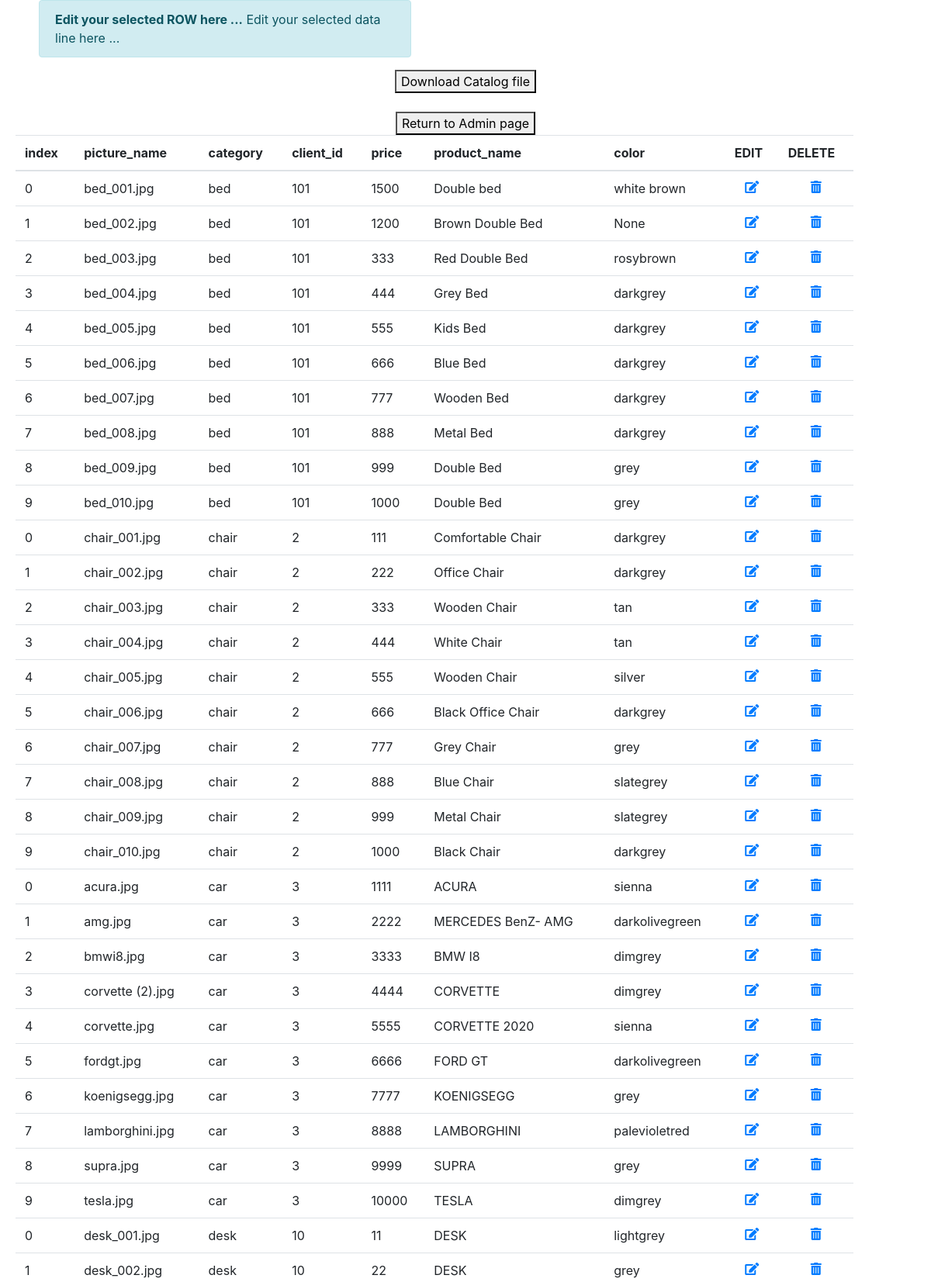
/query_edit (upper part), run on the app's committed database.
### tables this page shows
CREATE TABLE "data_table" (
"index" VARCHAR(256),
  "picture_name" VARCHAR(256),
  "category" VARCHAR(256),
  "client_id" VARCHAR(256),
  "price" VARCHAR(256),
  "product_name" VARCHAR(256),
  "color" VARCHAR(256)
);

### app.py (the view)
@app.route('/query_edit',methods = ['POST', 'GET']) #this is when user clicks edit link
def sql_editlink():
    if request.method == 'GET':
        elname = request.args.get('elname')
        efname = request.args.get('efname')
        eresults = sql_query2(''' SELECT * FROM data_table WHERE picture_name = ? and category = ?''', (efname,elname))
    results = sql_query(''' SELECT * FROM data_table''')
    return render_template('viewcsv.html', eresults=eresults, results=results)

### dbmodel/sqlquery.py (called while the page is built)
def sql_query(query):
    cur = conn.cursor()
    cur.execute(query)
    rows = cur.fetchall()
    return rows

def sql_query2(query,var):
    cur = conn.cursor()
    cur.execute(query,var)
    rows = cur.fetchall()
    return rows

### templates/viewcsv.html (shortened to what this page needs)
<html>
    <head>
         <link rel="stylesheet" href="https://use.fontawesome.com/releases/v5.1.0/css/all.css">
         <link rel="stylesheet" href="https://stackpath.bootstrapcdn.com/bootstrap/4.1.1/css/bootstrap.min.css">
    </head>
   <body>
    <div>
        {% block content %}
        {% if 'query_edit' in request.url %}
        <div style='margin-left: 50px; width: 40%;'>
        <div class="alert alert-info" role="alert">
         <strong>Edit your selected ROW here ...</strong> Edit your selected data line here ...
        </div>
         {% endif %}
         {% endblock content %}
    </div>
    <div>
        <center>
            <button type="button" onclick="window.location.href='{{url_for('download')}}';">Download Catalog file</button>
            <br><br>
            <button type="button" onclick="window.location.href='{{ url_for( 'admin' ) }}';">Return to Admin page</button>
        </center>
    </div>
    <div>
        <table class = 'table table-hover' style = 'margin-left: 20px; width: 90%;'>
            <thead>
            <tr>
                <th>index</th>
                <th>picture_name</th>
                <th>category</th>
                <th>client_id</th>
                <th>price</th>
                <th>product_name</th>
                <th>color</th>
                <th>EDIT</th>
                <th>DELETE</th>
            </tr>
            </thead>
            {% for result in results %}
                <tr>
                    <td>{{result["index"]}}</td>
                    <td>{{result["picture_name"]}}</td>
                    <td>{{result['category']}}</td>
                    <td>{{result['client_id']}}</td>
                    <td>{{result['price']}}</td>
                    <td>{{result['product_name']}}</td>
                    <td>{{result['color']}}</td>
                    <td align="center"><a href = "{{ url_for('sql_editlink', efname=result['picture_name'], elname=result['category']) }}"><i class="fas fa-edit"></a></td>
                    <td align="center"><a href = "{{ url_for('sql_datadelete', fname=result['picture_name'], lname=result['category']) }}"><i class="fas fa-trash-alt"></a></td>
                </tr>
            {% endfor %}
        </table>
    </div>
   </body>
</html>

### data on the page
data_table: index "0", picture_name "bed_001.jpg", category "bed", client_id "101", price "1500", product_name "Double bed", color "white brown"
data_table: index "1", picture_name "bed_002.jpg", category "bed", client_id "101", price "1200", product_name "Brown Double Bed", color "None"
data_table: index "2", picture_name "bed_003.jpg", category "bed", client_id "101", price "333", product_name "Red Double Bed", color "rosybrown"
data_table: index "3", picture_name "bed_004.jpg", category "bed", client_id "101", price "444", product_name "Grey Bed", color "darkgrey"
data_table: index "4", picture_name "bed_005.jpg", category "bed", client_id "101", price "555", product_name "Kids Bed", color "darkgrey"
data_table: index "5", picture_name "bed_006.jpg", category "bed", client_id "101", price "666", product_name "Blue Bed", color "darkgrey"
data_table: index "6", picture_name "bed_007.jpg", category "bed", client_id "101", price "777", product_name "Wooden Bed", color "darkgrey"
data_table: index "7", picture_name "bed_008.jpg", category "bed", client_id "101", price "888", product_name "Metal Bed", color "darkgrey"
data_table: index "8", picture_name "bed_009.jpg", category "bed", client_id "101", price "999", product_name "Double Bed", color "grey"
data_table: index "9", picture_name "bed_010.jpg", category "bed", client_id "101", price "1000", product_name "Double Bed", color "grey"
data_table: index "0", picture_name "chair_001.jpg", category "chair", client_id "2", price "111", product_name "Comfortable Chair", color "darkgrey"
data_table: index "1", picture_name "chair_002.jpg", category "chair", client_id "2", price "222", product_name "Office Chair", color "darkgrey"
data_table: index "2", picture_name "chair_003.jpg", category "chair", client_id "2", price "333", product_name "Wooden Chair", color "tan"
data_table: index "3", picture_name "chair_004.jpg", category "chair", client_id "2", price "444", product_name "White Chair", color "tan"
data_table: index "4", picture_name "chair_005.jpg", category "chair", client_id "2", price "555", product_name "Wooden Chair", color "silver"
data_table: index "5", picture_name "chair_006.jpg", category "chair", client_id "2", price "666", product_name "Black Office Chair", color "darkgrey"
data_table: index "6", picture_name "chair_007.jpg", category "chair", client_id "2", price "777", product_name "Grey Chair", color "grey"
data_table: index "7", picture_name "chair_008.jpg", category "chair", client_id "2", price "888", product_name "Blue Chair", color "slategrey"
data_table: index "8", picture_name "chair_009.jpg", category "chair", client_id "2", price "999", product_name "Metal Chair", color "slategrey"
data_table: index "9", picture_name "chair_010.jpg", category "chair", client_id "2", price "1000", product_name "Black Chair", color "darkgrey"
data_table: index "0", picture_name "acura.jpg", category "car", client_id "3", price "1111", product_name "ACURA", color "sienna"
data_table: index "1", picture_name "amg.jpg", category "car", client_id "3", price "2222", product_name "MERCEDES BenZ- AMG", color "darkolivegreen"
data_table: index "2", picture_name "bmwi8.jpg", category "car", client_id "3", price "3333", product_name "BMW I8", color "dimgrey"
data_table: index "3", picture_name "corvette (2).jpg", category "car", client_id "3", price "4444", product_name "CORVETTE", color "dimgrey"
data_table: index "4", picture_name "corvette.jpg", category "car", client_id "3", price "5555", product_name "CORVETTE 2020", color "sienna"
data_table: index "5", picture_name "fordgt.jpg", category "car", client_id "3", price "6666", product_name "FORD GT", color "darkolivegreen"
data_table: index "6", picture_name "koenigsegg.jpg", category "car", client_id "3", price "7777", product_name "KOENIGSEGG", color "grey"
data_table: index "7", picture_name "lamborghini.jpg", category "car", client_id "3", price "8888", product_name "LAMBORGHINI", color "palevioletred"
data_table: index "8", picture_name "supra.jpg", category "car", client_id "3", price "9999", product_name "SUPRA", color "grey"
data_table: index "9", picture_name "tesla.jpg", category "car", client_id "3", price "10000", product_name "TESLA", color "dimgrey"
data_table: index "0", picture_name "desk_001.jpg", category "desk", client_id "10", price "11", product_name "DESK", color "lightgrey"
data_table: index "1", picture_name "desk_002.jpg", category "desk", client_id "10", price "22", product_name "DESK", color "grey"
